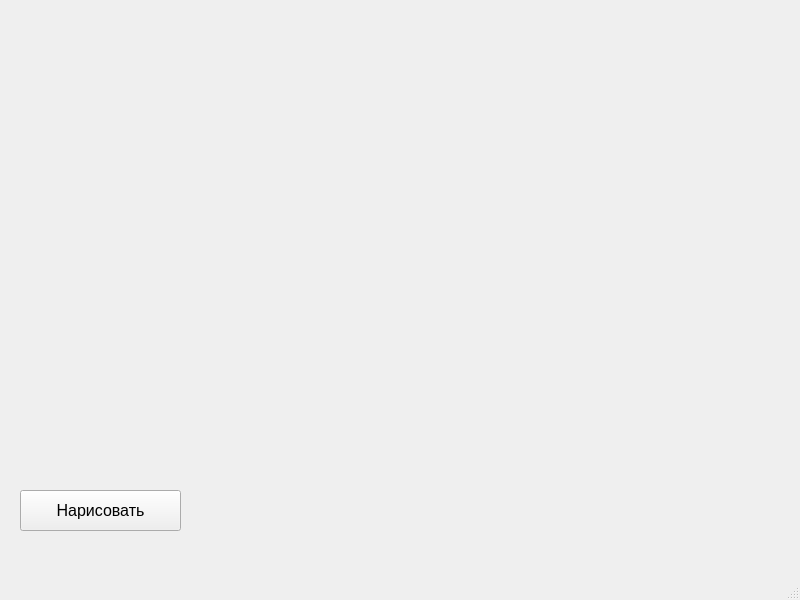
<?xml version="1.0" encoding="UTF-8"?>
<ui version="4.0">
 <class>MainWindow</class>
 <widget class="QMainWindow" name="MainWindow">
  <property name="geometry">
   <rect>
    <x>0</x>
    <y>0</y>
    <width>800</width>
    <height>600</height>
   </rect>
  </property>
  <property name="windowTitle">
   <string>MainWindow</string>
  </property>
  <widget class="QWidget" name="centralwidget">
   <widget class="QPushButton" name="button">
    <property name="geometry">
     <rect>
      <x>20</x>
      <y>490</y>
      <width>161</width>
      <height>41</height>
     </rect>
    </property>
    <property name="styleSheet">
     <string notr="true">font-size: 16px;</string>
    </property>
    <property name="text">
     <string>Нарисовать</string>
    </property>
   </widget>
  </widget>
  <widget class="QMenuBar" name="menubar">
   <property name="geometry">
    <rect>
     <x>0</x>
     <y>0</y>
     <width>800</width>
     <height>26</height>
    </rect>
   </property>
  </widget>
  <widget class="QStatusBar" name="statusbar"/>
 </widget>
 <resources/>
 <connections/>
</ui>
